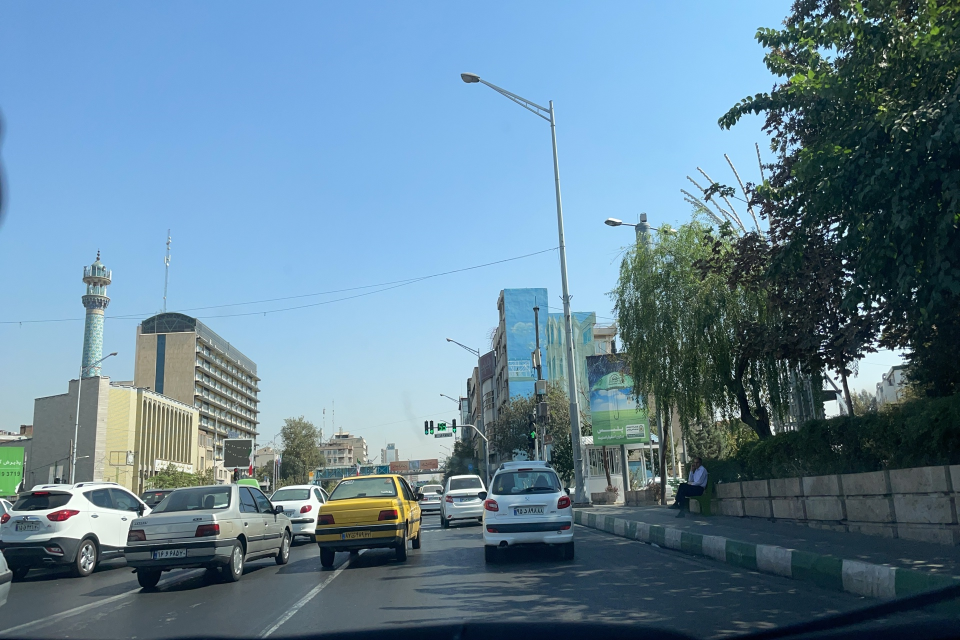
#> input picture 01-Single-View-Geometry/Project Description/4.png, 1920 x 1280 px, found by its file name (shown at 1/2 size)
$ jupyter execute 'main - 3.ipynb'
#> lines starting #> are read from the running program, lines starting #| are printed output that depends on the picture; after the words box and inside, x2 and y2 are one past the last pixel; in counts of white or black regions, pixels touching at a corner belong together
[cell 1]
import numpy as np
import matplotlib.pyplot as plt
import cv2
import seaborn as sns
plt.rcParams['figure.figsize'] = [16, 12]

[cell 2]
def mouse_callback(event, x, y, flags, param):
    global positions
    if event == cv2.EVENT_LBUTTONDOWN:
        positions.append((x, y))

image = cv2.imread("./4.png")
#> image is the input picture: shape (1280, 1920, 3); mean B, G, R 149.6, 130.4, 99.5
in_img = cv2.imread("./4.png")

cv2.namedWindow("Image")
cv2.setMouseCallback("Image", mouse_callback)
positions = []

while True:
    break
    # Display the image
    cv2.imshow("Image", image)
    # Check for key press
    key = cv2.waitKey(1) & 0xFF
    if key == ord("q"):
        cv2.destroyWindow("Image")
        cv2.destroyAllWindows()
        cv2.waitKey(1)
        break

# Close all windows
cv2.destroyAllWindows()


points = np.array([[[1027,1016], [1086, 1014], [1086, 1027], [1027, 1030]],
                  [[920,997], [950, 995], [950, 1002], [920, 1004]],
                  [[858,994], [876, 995], [876, 999], [858, 1001]],
                  [[680,1064], [740, 1060], [742, 1075], [679, 1078]],
                  [[309,1101], [372, 1096], [371, 1113], [306, 1116]],
                  [[31,1048], [79, 1046], [79, 1060], [31, 1062]]])

positions = points

for pos in np.reshape(positions,(-1,2)):
    cv2.circle(image, pos, 5, (91, 80, 242), -1)
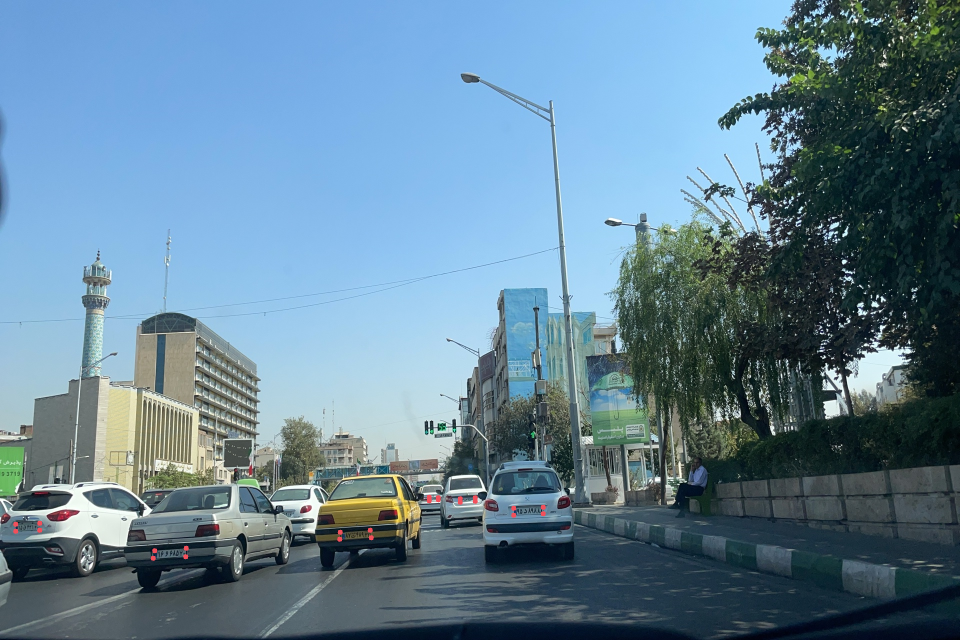
#> image: shape (1280, 1920, 3) (shown at 1/2 size); 0.08% of pixels changed, all inside (x1, y1, x2, y2) = (26, 989, 1092, 1122)

[cell 3]
positions = np.array(positions)
print(positions.shape)
lics = np.reshape(positions,(-1,4,2))
for l in  range(lics.shape[0]):
    cv2.line(image,pt1=lics[l,0,:],pt2=lics[l,1,:],color=(91,80,242),thickness=4)
    cv2.line(image,pt1=lics[l,1,:],pt2=lics[l,2,:],color=(91,80,242),thickness=4)
    cv2.line(image,pt1=lics[l,2,:],pt2=lics[l,3,:],color=(91,80,242),thickness=4)
    cv2.line(image,pt1=lics[l,3,:],pt2=lics[l,0,:],color=(91,80,242),thickness=4)
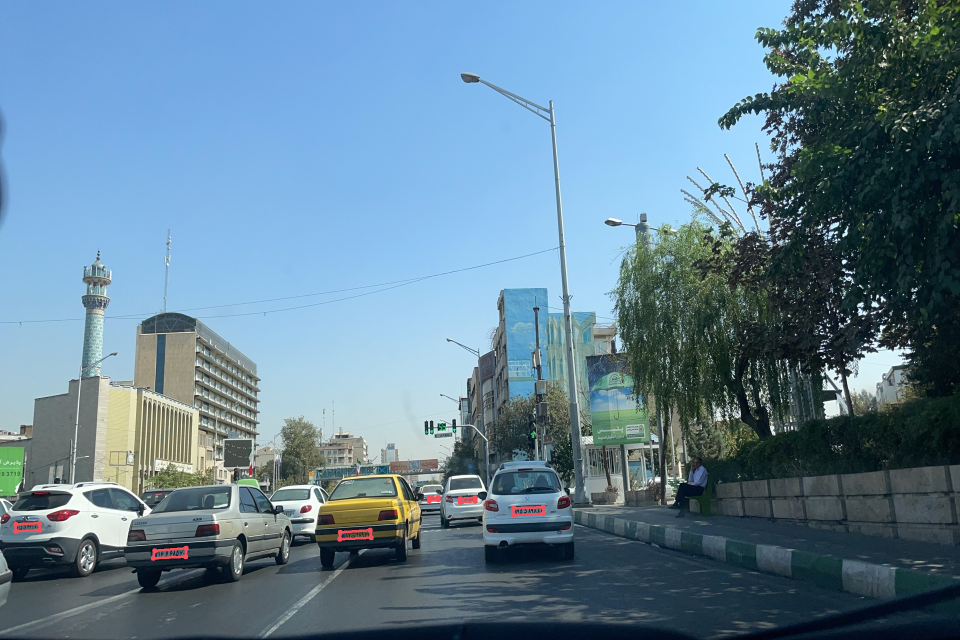
#> image: shape (1280, 1920, 3) (shown at 1/2 size); 0.1% of pixels changed, all inside (x1, y1, x2, y2) = (29, 992, 1089, 1119)


plt.imshow(image[:,:,::-1])
plt.axis("off")
plt.title("Selected points")
plt.show()

[cell 4]
CameraMatrix = np.array([[1.41546024e3, 0 , 9.64916262e2 ],[0,1.67670492e3, 6.06212729e2],[0,0,1]])
Names = ["White 206","White Sayni","White Samand","Taxi","405","White JAC"]
j = 0

for _license in lics:
    _ref2D = _license.astype(np.float32)
    _ref3D = np.array([[0, 0, 0], [52, 0, 0], [52, 11, 0], [0, 11, 0]],dtype=np.float32)

    success, rotation_vector, translation_vector = cv2.solvePnP(_ref3D, _ref2D, CameraMatrix, distCoeffs=None)
    print("=============\n=> "+Names[j]+ ": \n-->Translation vector :",np.round(translation_vector.T[0],4),"\n--> Rotation vector ->",np.round(rotation_vector.T[0],4))
    j += 1
#> this loop made 6 passes
#> (rotation_vector, translation_vector) on passes 1 to 6: ([0.244, -0.0456, -0.0197], [54.38, 303.3, 1240.1]), ([0.219, -0.135, -0.0103], [-77.23, 567.1, 2433.3]), ([-0.214, -0.648, 0.056], [-257.7, 790.6, 3412.1]), ([-0.674, -0.262, -0.0667], [-243.6, 329.5, 1207.4]), ([-0.504, -0.037, -0.0508], [-544.2, 346, 1173.7]), ([-0.0886, 0.172, -0.0684], [-888.9, 355, 1347.2])
#> (printed output is left out)
#> after the loop, j = 6

$ run again, with 01-Single-View-Geometry/Project Description/3.jpg saved as 01-Single-View-Geometry/Project Description/4.png
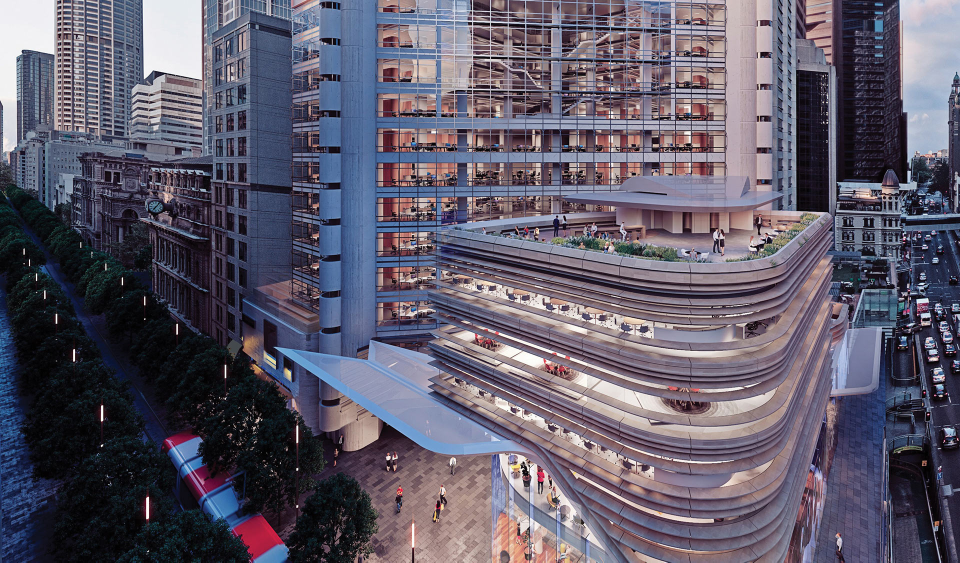
#> input picture 01-Single-View-Geometry/Project Description/3.jpg, 1920 x 1125 px, found by its file name (shown at 1/2 size)
#> image is the input picture: shape (1125, 1920, 3); mean B, G, R 106.2, 90.8, 95.6
#> after the loop `for pos in np.reshape(positions,(-1,2)):`:
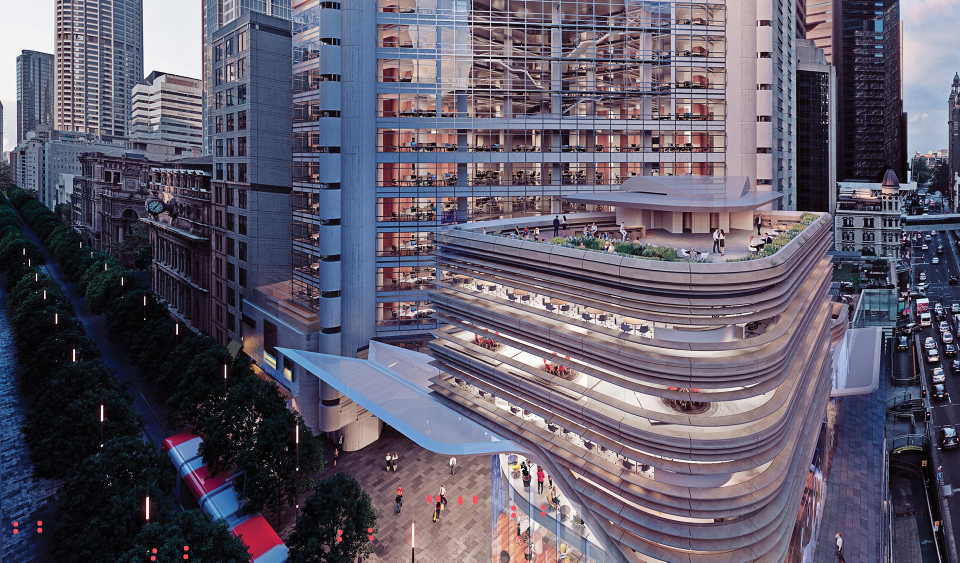
#> image: shape (1125, 1920, 3) (shown at 1/2 size); 0.09% of pixels changed, all inside (x1, y1, x2, y2) = (26, 989, 1092, 1122)
#> after the loop `for l in  range(lics.shape[0]):`:
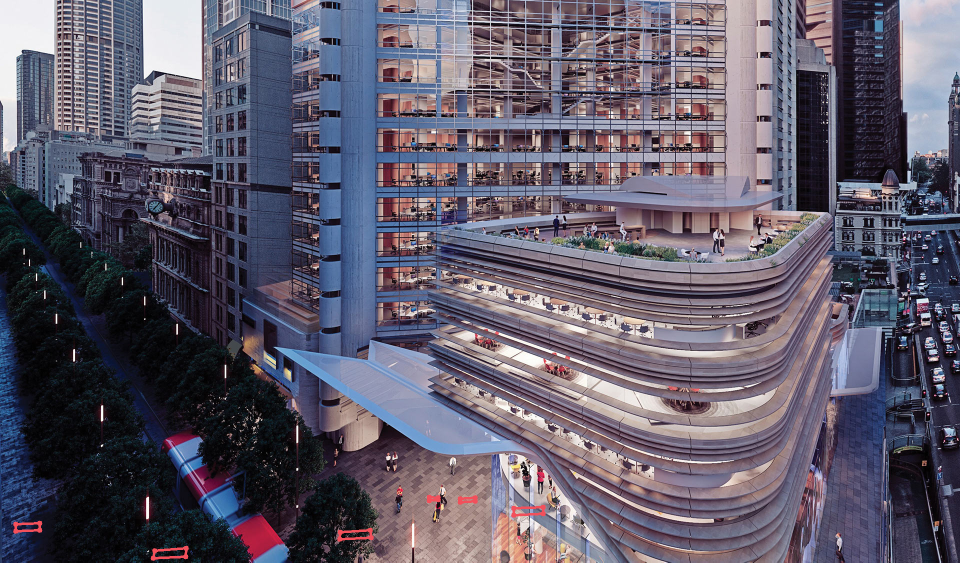
#> image: shape (1125, 1920, 3) (shown at 1/2 size); 0.11% of pixels changed, all inside (x1, y1, x2, y2) = (29, 992, 1089, 1119)
#> the loop `for _license in lics:` made 6 passes
#> (rotation_vector, translation_vector) on passes 1 to 6: ([0.244, -0.0456, -0.0197], [54.38, 303.3, 1240.1]), ([0.219, -0.135, -0.0103], [-77.23, 567.1, 2433.3]), ([-0.214, -0.648, 0.056], [-257.7, 790.6, 3412.1]), ([-0.674, -0.262, -0.0667], [-243.6, 329.5, 1207.4]), ([-0.504, -0.037, -0.0508], [-544.2, 346, 1173.7]), ([-0.0886, 0.172, -0.0684], [-888.9, 355, 1347.2])
#> (printed output is left out)
#> after the loop `for _license in lics:`: j = 6
